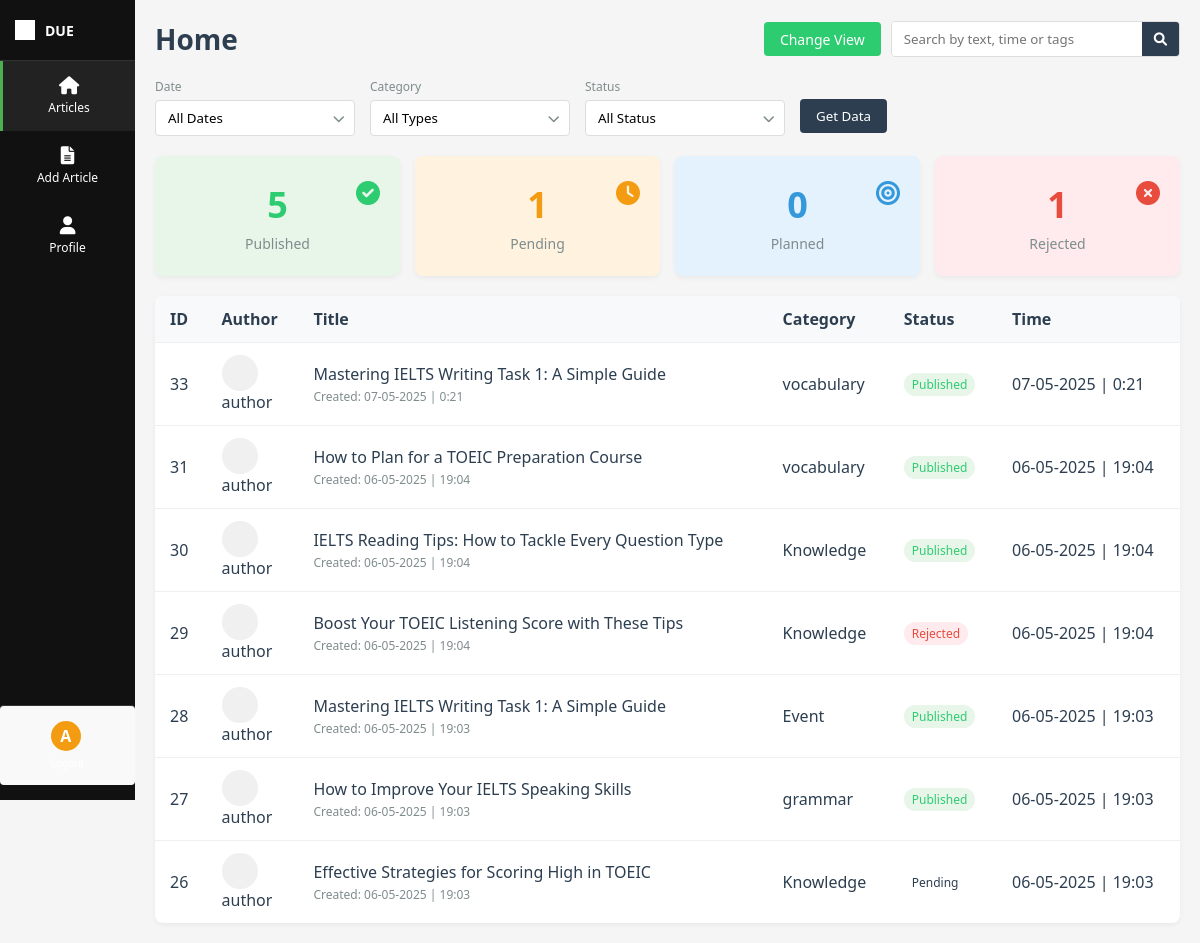
/admin-dashboard/ (signed in), run on the app's committed database.
### cms_api/models.py (models this page shows, shortened)
class User(AbstractUser):
    ROLE_CHOICES = (
        ('admin', 'Admin'),
        ('editor', 'Editor'),
        ('author', 'Author'),
        ('user', 'User'),
        ('viewer', 'Viewer'),
    )
    role = models.CharField(max_length=20, choices=ROLE_CHOICES, default='author')
    avatar = models.ImageField(upload_to='avatars/', null=True, blank=True)
    phone_number = models.CharField(max_length=20, null=True, blank=True)
    location = models.CharField(max_length=100, null=True, blank=True)
    profile_summary = models.TextField(null=True, blank=True)
    is_online = models.BooleanField(default=False)
    last_activity = models.DateTimeField(default=timezone.now)

class Post(models.Model):
    STATUS_CHOICES = (
        ('draft', 'Draft'),
        ('pending', 'Pending'),
        ('published', 'Published'),
        ('reject', 'Rejected'),
        ('planned', 'Planned'),
    )
    title = models.CharField(max_length=200)
    content = models.TextField()
    author = models.ForeignKey(User, on_delete=models.CASCADE, related_name='posts')
    editor = models.ForeignKey(User, on_delete=models.SET_NULL, null=True, blank=True, related_name='edited_posts')
    status = models.CharField(max_length=20, choices=STATUS_CHOICES, default='draft')
    created_at = models.DateTimeField(auto_now_add=True)
    updated_at = models.DateTimeField(auto_now=True)
    published_at = models.DateTimeField(null=True, blank=True)
    categories_name = models.CharField(max_length=100, null=True, blank=True)
    tag = models.CharField(max_length=100, null=True, blank=True)
    image = models.ImageField(upload_to='post_images/', null=True, blank=True)
    file = models.FileField(upload_to='post_files/', null=True, blank=True)

### cms_api/views.py (the view)
# urls.py: path('admin-dashboard/', views.home, name='home'),
@login_required(login_url='login')
def home(request):
    posts = Post.objects.all().order_by('-created_at')
    post_stats = {
        'published': Post.objects.filter(status='published').count(),
        'pending': Post.objects.filter(status__in=['pending', 'draft']).count(),
        'planned': Post.objects.filter(status='planned').count(),
        'reject': Post.objects.filter(status='reject').count(),
    }
    context = {
        'posts': posts,
        'post_stats': post_stats,
        'active_view': 'table',
    }
    return render(request, 'cms_api/home.html', context)

### cms_api/templates/cms_api/home.html (shortened to what this page needs)
{% extends 'cms_api/base.html' %}
{% load static %}
{% block content %}
<div class="header">
    <h1>Home</h1>
    <div class="header-actions">
        <button class="btn btn-success" id="changeViewBtn">
            Change View
        </button>
        <div class="search-container">
            <input type="text" placeholder="Search by text, time or tags" id="searchInput" />
            <button class="search-btn" id="searchBtn">
                <i class="fas fa-search"></i>
            </button>
        </div>
    </div>
</div>
<div class="filters">
    <div class="filter-group">
        <label>Date</label>
        <div class="select-wrapper">
            <select>
                <option>All Dates</option>
            </select>
        </div>
    </div>
    <div class="filter-group">
        <label>Category</label>
        <div class="select-wrapper">
            <select>
                <option>All Types</option>
            </select>
        </div>
    </div>
    <div class="filter-group">
        <label>Status</label>
        <div class="select-wrapper">
            <select>
                <option>All Status</option>
            </select>
        </div>
    </div>
    <button class="btn btn-primary getdata">Get Data</button>
</div>
<div class="stats">
    <div class="stat-card green">
        <div class="stat-number">{{ post_stats.published }}</div>
        <div class="stat-label">Published</div>
        <div class="stat-icon"><i class="fas fa-check-circle"></i></div>
    </div>
    <div class="stat-card orange">
        <div class="stat-number">{{ post_stats.pending }}</div>
        <div class="stat-label">Pending</div>
        <div class="stat-icon"><i class="fas fa-clock"></i></div>
    </div>
    <div class="stat-card blue">
        <div class="stat-number">{{ post_stats.planned }}</div>
        <div class="stat-label">Planned</div>
        <div class="stat-icon"><i class="fas fa-bullseye"></i></div>
    </div>
    <div class="stat-card red">
        <div class="stat-number">{{ post_stats.reject }}</div>
        <div class="stat-label">Rejected</div>
        <div class="stat-icon"><i class="fas fa-times-circle"></i></div>
    </div>
</div>
<div class="table-container" id="tableView" style="display: {% if active_view == 'table' %}block{% else %}none{% endif %};">
    <table class="data-table">
        <thead>
            <tr>
                <th>ID</th>
                <th>Author</th>
                <th>Title</th>
                <th>Category</th>
                <th>Status</th>
                <th>Time</th>
            </tr>
        </thead>
        <tbody>
            {% for post in posts %}
            <tr class="article-row" data-id="{{ post.id }}">
                <td>{{ post.id }}</td>
                <td>
                    <div class="user-avatar-small"></div>
                    {{ post.author.username }}
                </td>
                <td>
                    {{ post.title }}
                    <div class="small-text">
                        Created: {{ post.created_at|date:"d-m-Y" }} | {{ post.created_at|time:"G:i" }}
                    </div>
                </td>
                <td>{{ post.categories_name }}</td>
                <td>
                    <span class="status
                        {% if post.status == 'published' %}published
                        {% elif post.status == 'pending' %}pending
                        {% elif post.status == 'draft' %}pending
                        {% elif post.status == 'planned' %}planned
                        {% elif post.status == 'reject' %}unpublished
                        {% endif %}">
                        {% if post.status == 'published' %}Published
                        {% elif post.status == 'pending' %}Pending
                        {% elif post.status == 'draft' %}Pending
                        {% elif post.status == 'planned' %}Planned
                        {% elif post.status == 'reject' %}Rejected
                        {% endif %}
                    </span>
                </td>
                <td>{{ post.created_at|date:"d-m-Y" }} | {{ post.created_at|time:"G:i" }}</td>
            </tr>
            {% empty %}
            <tr>
                <td colspan="6">No articles found.</td>
            </tr>
            {% endfor %}
        </tbody>
    </table>
</div>
{% endblock %}

### cms_api/templates/cms_api/base.html (shortened to what this page needs)
{% load static %}
<!DOCTYPE html>
<html lang="en">
<head>
    <link rel="stylesheet" href="{% static 'cms_api/css/styles.css' %}">
    <link rel="stylesheet" href="https://cdnjs.cloudflare.com/ajax/libs/font-awesome/6.0.0-beta3/css/all.min.css">
</head>
<body>
    <div class="container">
        <div class="sidebar">
            <div class="logo">
                <div class="logo-square">
                </div>
                <div class="logo-text">DUE</div>
            </div>
            <nav class="nav-menu">
                <a href="{% url 'home' %}" class="nav-item {% if request.path == '/admin-dashboard/' %}active{% endif %}">
                    <i class="fas fa-home"></i>
                    <span>Articles</span>
                </a>
                {% if request.user.role == 'author' or request.user.role == 'admin' %}
                <a href="{% url 'add_article_author' %}" class="nav-item {% if request.path == '/admin-dashboard/add-article-author/' %}active{% endif %}">
                    <i class="fas fa-file-alt"></i>
                    <span>Add Article</span>
                </a>
                {% endif %}
                <a href="{% url 'profile' %}" class="nav-item {% if request.path == '/admin-dashboard/profile/' %}active{% endif %}">
                    <i class="fas fa-user"></i>
                    <span>Profile</span>
                </a>
            </nav>
            <div class="user-info">
                <a href="{% url 'logout' %}" class="logout-btn">
                    <div class="user-avatar">{{ request.user.username|first|upper }}</div>
                    <div class="user-name">Logout</div>
                </a>
            </div>
        </div>
        <div class="main-content">
            {% block content %}{% endblock %}
        </div>
    </div>
</body>
</html>

### data on the page
User: user.username|first "A"
Post: id "33", author.username "author", title "Mastering IELTS Writing Task 1: A Simple Guide", created_at "07-05-2025", created_at "0:21", categories_name "vocabulary", status "Published"
Post: id "31", author.username "author", title "How to Plan for a TOEIC Preparation Course", created_at "06-05-2025", created_at "19:04", categories_name "vocabulary", status "Published"
Post: id "30", author.username "author", title "IELTS Reading Tips: How to Tackle Every Question Type", created_at "06-05-2025", created_at "19:04", categories_name "Knowledge", status "Published"
Post: id "29", author.username "author", title "Boost Your TOEIC Listening Score with These Tips", created_at "06-05-2025", created_at "19:04", categories_name "Knowledge", status "Rejected"
Post: id "28", author.username "author", title "Mastering IELTS Writing Task 1: A Simple Guide", created_at "06-05-2025", created_at "19:03", categories_name "Event", status "Published"
Post: id "27", author.username "author", title "How to Improve Your IELTS Speaking Skills", created_at "06-05-2025", created_at "19:03", categories_name "grammar", status "Published"
Post: id "26", author.username "author", title "Effective Strategies for Scoring High in TOEIC", created_at "06-05-2025", created_at "19:03", categories_name "Knowledge", status "Pending"

### other printed values
{{ post_stats.published }} "5"
{{ post_stats.pending }} "1"
{{ post_stats.planned }} "0"
{{ post_stats.reject }} "1"
